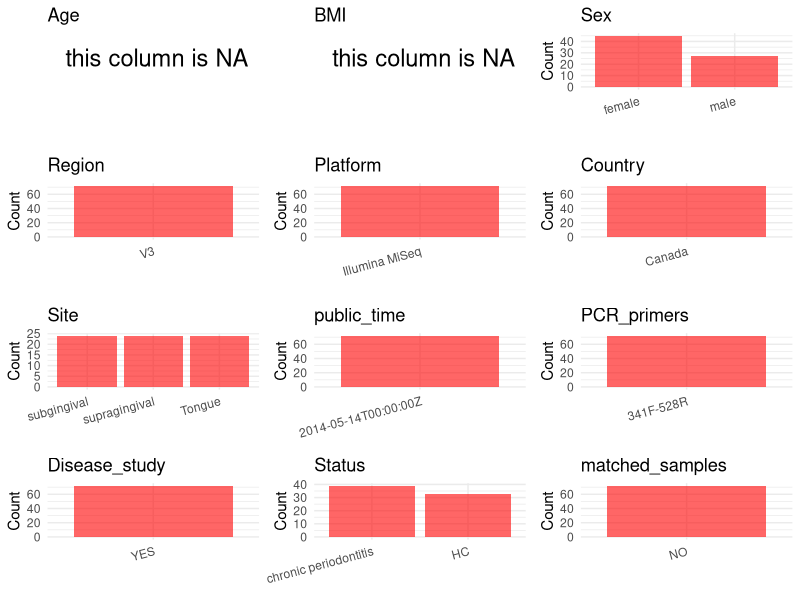

Write R code to recreate this figure. (Note: this script raises an error after producing the figure.)
## ---- chunk 1
library(tidyverse)
library(ggplot2)
library(cowplot)

setwd("C:/Users/zyc/Desktop/oral_project/data/projects/PRJEB6047")
initial_meta <- read.csv("SraRunTable.csv", header = TRUE) 
head(initial_meta)
## ---- chunk 2
metadata <- data.frame(
  BioProject = initial_meta$BioProject,
  Run = initial_meta$Run,
  sample_name = initial_meta$Sample.Name,
  Age = NA,
  BMI = NA,
  Sex = initial_meta$Sequencing_method,
  Platform = initial_meta$sample_region,
  Country = initial_meta$geo_loc_name_country,
  Site = initial_meta$Sample_name,
  public_time = initial_meta$project_name,
  Status = initial_meta$Sample.Name,
  stringsAsFactors = FALSE
)
## ---- chunk 3
metadata <- metadata %>% mutate(Site = case_when(
  Site == "Subg" ~ "subgingival",
  Site == "Supra" ~ "supragingival",
  TRUE ~ Site
))

metadata <- metadata %>% mutate(Status = case_when(
  grepl("D",Status) ~ "chronic periodontitis",
  grepl("H",Status) ~ "HC"
))

# metadata <- metadata %>%
 #  mutate(Sex = recode(Sex, "female" = "F", "male" = "M"))
# metadata <-metadata%>%
#   mutate(Status = case_when(Site == "mucous" ~ "OSCC",
#                             Site == "dental plaque" ~ "OSCC",
#                             Site == "tumor" ~ "OSCC",
#                             TRUE ~ NA))

## ---- chunk 4
metadata$matched_samples <- "NO"
metadata$Region <- "V3"
metadata$title <- "Bacterial community composition of chronic periodontitis and novel oral sampling sites for detecting disease indicators"
metadata$Disease_study <- "YES"
metadata$PCR_primers <- "341F-528R"
head(metadata)
## ---- chunk 5
print(paste("Number of unique runs:", length(unique(metadata$Run))))
print(paste("Number of unique sample names:", length(unique(metadata$sample_name))))
## ---- chunk 6
plot_data <- metadata %>%
  select(-BioProject, -Run, -sample_name, -title)

# Function to create simple plots for each column
create_simple_plots <- function(data) {
  plots <- list()

  for (col in colnames(data)) {
    # Check if the column is all NA
    if (all(is.na(data[[col]]))) {
      # Create an empty plot with text indicating all NA
      p <- ggplot() +
        annotate("text", x = 0.5, y = 0.5, label = "this column is NA", size = 6) +
        labs(title = col) +
        theme_void()
    } else if (is.numeric(data[[col]])) {
      # Numeric variable: histogram
      p <- ggplot(data, aes(x = .data[[col]])) +
        geom_histogram(fill = "blue", alpha = 0.6, bins = 20, na.rm = T) +
        labs(title = col) +
        theme_minimal()
    } else {
      # Categorical variable: bar plot (remove NA values)
      count_data <- as.data.frame(table(data[[col]], useNA = "ifany"))
      p <- ggplot(count_data, aes(x = reorder(Var1, -Freq), y = Freq)) +
        geom_col(fill = "red", alpha = 0.6) +
        labs(title = col, x = NULL, y = "Count") +
        theme_minimal() +
        theme(axis.text.x = element_text(angle = 15, hjust = 1))
    }
    plots[[col]] <- p
  }

  return(plots)
}


plots <- create_simple_plots(plot_data)
p<-plot_grid(plots$Age,
          plots$BMI,
          plots$Sex,
          plots$Region,
          plots$Platform,
          plots$Country,
          plots$Site,
          plots$public_time,
          plots$PCR_primers,
          plots$Disease_study,
          plots$Status,
          plots$matched_samples,# add
          ncol = 3, align = "hv", axis = "lb")
ggsave("Metadata_Summary.png", plot = p, width = 8, height = 6, dpi = 150)


## ---- chunk 7
knitr::include_graphics("Metadata_Summary.png")
## ---- chunk 8
metadata <- metadata[, c(
  "BioProject", "Run", "sample_name", "Age", "BMI", "Sex",
  "Region", "Platform", "Country", "Site", "public_time",
  "PCR_primers", "title", "Disease_study", "Status","matched_samples"
)]



write.csv(metadata, file = "metadata.csv", quote = FALSE)
